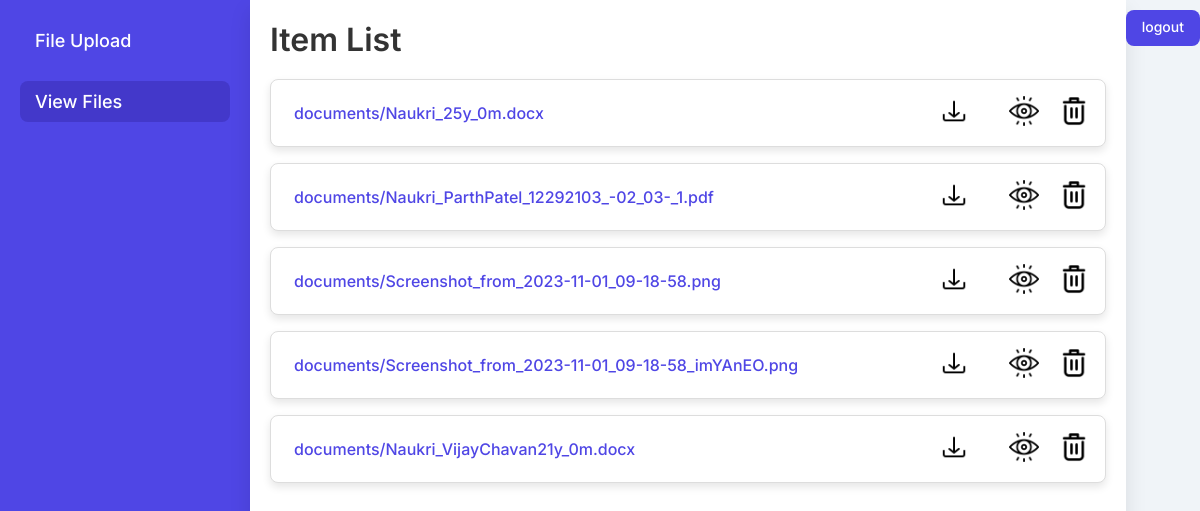
Screenshot of /list/ (signed in) with the database file from the repository.
### base/models.py (models this page shows)
class fileUpload(models.Model):
    user = models.ForeignKey(User, on_delete=models.CASCADE)
    file=models.FileField(upload_to='documents/')
    uploaded_at = models.DateTimeField(auto_now_add=True)
    def __str__(self):
        return self.file.name

### base/views.py (the view)
# urls.py: path('list/',views.list,name='list'),
@decorators.login_required(login_url='login')
def list(request):
    data = fileUpload.objects.filter(user=request.user)
    absolute_urls = []
    for file in data:
        file.absolute_url = request.build_absolute_uri(file.file.url)
    print(data)
    return render(request, 'listpage.html', {'items': data})

### base/templates/listpage.html (shortened to what this page needs)
{% extends "base.html" %}
{% block activeblocklistpage %} active {% endblock activeblocklistpage%}
{% block content %}
{% load static %}
        <div class="container" >
            <header class="header">
                <h1>Item List</h1>
            </header>
            <main class="main-content">
                <ul class="item-list">
                    {% for item in items %}
                        <div >
                        <li class="item-card" style="display:flex;">
                            <a style="flex-grow:2; padding:7px">{{ item.file.name}}</a>
                            <div class="image-container">
                                <a  download="{{ item.file.name }}" href="{{ item.file.url }}" >
                                    <img class='image' src="{% static "logo/download.png" %}" />
                                </a>
                                <a  href="{{ item.file.url}}" target="_blank" >
                                    <img class='image' src="{% static "logo/witness.png" %}"  />
                                </a>
                                <a href="/delete/?id={{item.id}}"><img class='image' src="{% static "logo/delete.png" %}"/></a>
                            </div>
                        </li>
                        </div>
                    {% empty %}
                        <p>No items available.</p>
                    {% endfor %}
                </ul>
            </main>
        </div>
    {% endblock content %}

### base/templates/base.html (shortened to what this page needs)
{% load static %}
<!DOCTYPE html>
<html lang="en">
<head>
    <link rel="stylesheet" href={% static "index.css" %}>
</head>
<body>
    <nav class="sidebar">
        <ul>
            <li><a href="/" class="{% block activeblockindex %} {% endblock activeblockindex%}">File Upload</a></li>
            <li><a href="/list/" class= "{% block activeblocklistpage %} {% endblock activeblocklistpage%}">View Files</a></li>
        </ul>
    </nav>
    {% block content %}
    {% endblock content %}
    {% if request.user %}
    <a href="{% url "logout" %}" class="button-link">logout</a>
    {% endif %}
</body>
</html>

### base/static/index.css (style rules this page uses)
body { font-family: 'Inter', sans-serif; background-color: #f0f4f8; margin: 0; display: flex; height: 100vh; }
.sidebar { background-color: #4f46e5; width: 250px; height: 100vh; padding: 20px; box-sizing: border-box; }
.sidebar ul { list-style: none; padding: 0; margin: 0; }
.sidebar ul li { margin-bottom: 20px; }
.sidebar ul li a { color: #ffffff; text-decoration: none; font-size: 18px; font-weight: 500; padding: 10px 15px; display: block; border-radius: 8px; transition: background-color 0.3s; }
.sidebar ul li a:hover, .sidebar ul li a.active { background-color: #4338ca; }
.button-link { display: inline-block; background-color: #4f46e5; color: #ffffff; padding: 12px 24px; border-radius: 8px; text-decoration: none; font-weight: 500; font-size: 16px; font-family: 'Inter', sans-serif; transition: background-color 0.3s; text-align: center; cursor: pointer; width: auto; margin: 0; height: 20px; }
.container { padding: 20px; background-color: #ffffff; box-shadow: 0 10px 20px rgba(0, 0, 0, 0.1); }
.header { display: flex; justify-content: space-between; align-items: center; margin-bottom: 20px; }
.header h1 { color: #333; margin: 0; font-weight: 600; }
.item-list { list-style: none; padding: 0; margin: 0; }
.item-card { background-color: #ffffff; border: 1px solid #ddd; border-radius: 8px; padding: 16px; margin-bottom: 16px; box-shadow: 0 4px 8px rgba(0, 0, 0, 0.1); }
.button-link { display: inline-block; background-color: #4f46e5; color: #ffffff; padding: 8px 16px; border-radius: 8px; text-decoration: none; font-weight: 500; font-size: 14px; font-family: 'Inter', sans-serif; transition: background-color 0.3s; text-align: center; cursor: pointer; margin-top: 10px; }
.container { flex-grow: 1; padding: 20px; box-sizing: border-box; overflow-y: auto; }
.item-card a { color: #4f46e5; text-decoration: none; font-weight: 500; }
.button-link { display: inline-block; background-color: #4f46e5; color: #ffffff; padding: 8px 16px; border-radius: 8px; text-decoration: none; font-weight: 500; font-size: 14px; transition: background-color 0.3s; text-align: center; cursor: pointer; }
.image-container { display: flex; justify-content: space-between; width: 150px; }
.image { width: 30px; height: 30px; }

### rows the page displays
fileUpload: file.name "documents/Naukri_25y_0m.docx"
fileUpload: file.name "documents/Naukri_ParthPatel_12292103_-02_03-_1.pdf"
fileUpload: file.name "documents/Screenshot_from_2023-11-01_09-18-58.png"
fileUpload: file.name "documents/Screenshot_from_2023-11-01_09-18-58_imYAnEO.png"
fileUpload: file.name "documents/Naukri_VijayChavan21y_0m.docx"
